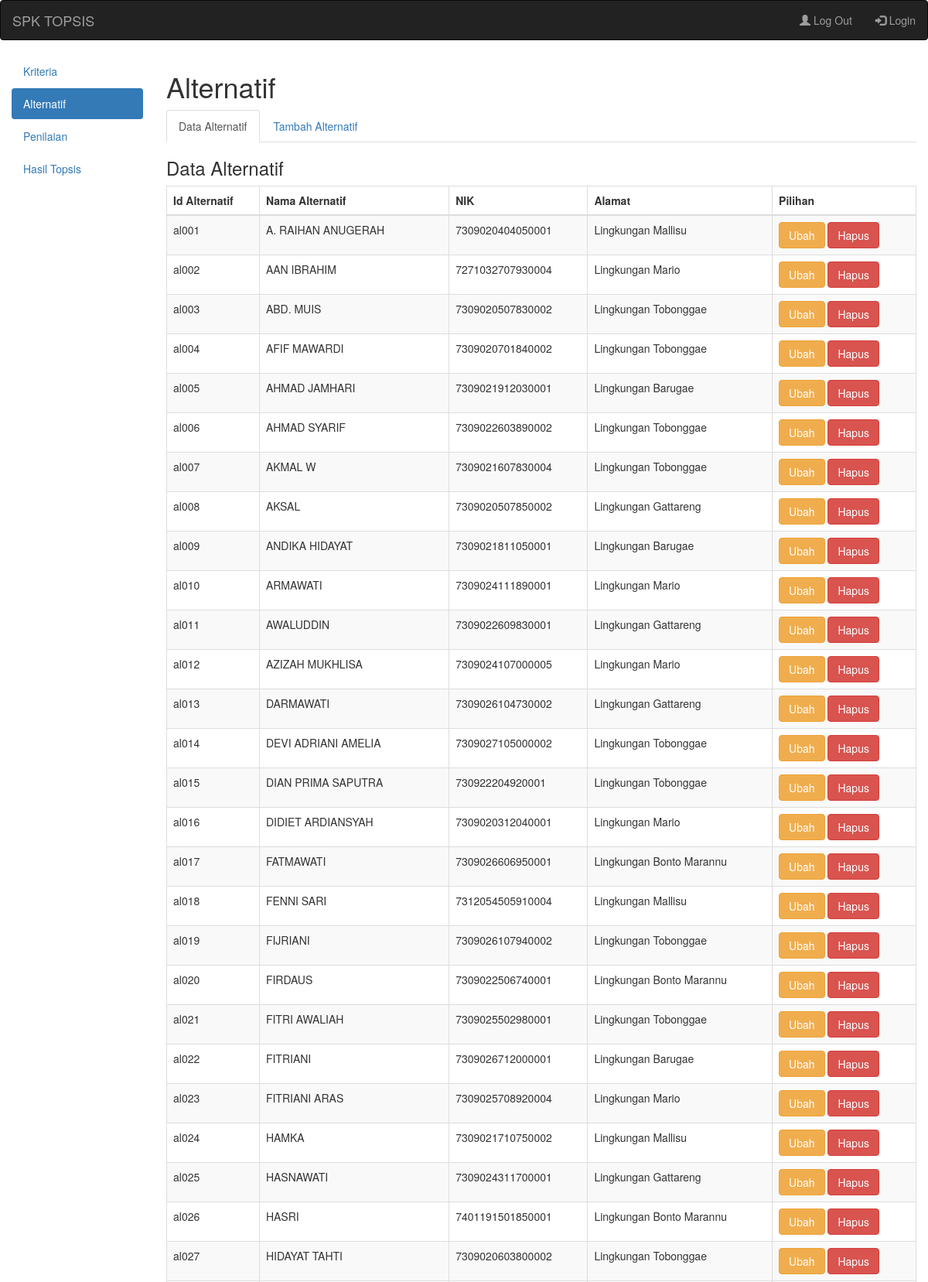
The app's page /?a=alternatif&k=alternatif (upper part) with its own data.
### tables this page shows
CREATE TABLE `alternatif` (
  `id_alternatif` varchar(5) NOT NULL,
  `nm_alternatif` varchar(35) NOT NULL,
  `nik` varchar(30) NOT NULL,
  `alamat` varchar(30) NOT NULL
);

### datakalternatif.php (the view)
<div class="box-header">
    <h3 class="box-title">Data Alternatif</h3>
</div>
<div class="table-responsive">
<table class="table table-bordered table-striped">
<thead>
<tr>
<th>Id Alternatif</th>
<th>Nama Alternatif</th>
<th>NIK</th>
<th>Alamat</th>
<th>Pilihan</th>
</tr>
</thead>
<tbody>
<?php
include ("konfig/koneksi.php");
$s=mysqli_query($k21,"select * from alternatif order by id_alternatif ASC");
while($d=mysqli_fetch_assoc($s)){
?>
<tr>
<td><?php echo $d['id_alternatif']; ?></td>
<td><?php echo $d['nm_alternatif']; ?></td>
<td><?php echo $d['nik']; ?></td>
<td><?php echo $d['alamat']; ?></td>
<td>
<a href="?a=alternatif&k=ubaha&id=<?php echo $d['id_alternatif']; ?>" class="btn btn-warning">Ubah</a>
<a href="hapusalternatif.php?id=<?php echo $d['id_alternatif']; ?>" class="btn btn-danger" onclick="return confirm('Apakah Anda yakin ingin menghapus data ini?')">Hapus</a>
</td>
</tr>
<?php
}
?>
</tbody>
</table>
</div>

### records on screen
alternatif: id_alternatif "al001", nm_alternatif "A. RAIHAN ANUGERAH", nik "7309020404050001", alamat "Lingkungan Mallisu"
alternatif: id_alternatif "al002", nm_alternatif "AAN IBRAHIM", nik "7271032707930004", alamat "Lingkungan Mario"
alternatif: id_alternatif "al003", nm_alternatif "ABD. MUIS", nik "7309020507830002", alamat "Lingkungan Tobonggae"
alternatif: id_alternatif "al004", nm_alternatif "AFIF MAWARDI", nik "7309020701840002", alamat "Lingkungan Tobonggae"
alternatif: id_alternatif "al005", nm_alternatif "AHMAD JAMHARI", nik "7309021912030001", alamat "Lingkungan Barugae"
alternatif: id_alternatif "al006", nm_alternatif "AHMAD SYARIF", nik "7309022603890002", alamat "Lingkungan Tobonggae"
alternatif: id_alternatif "al007", nm_alternatif "AKMAL W", nik "7309021607830004", alamat "Lingkungan Tobonggae"
alternatif: id_alternatif "al008", nm_alternatif "AKSAL", nik "7309020507850002", alamat "Lingkungan Gattareng"
alternatif: id_alternatif "al009", nm_alternatif "ANDIKA HIDAYAT", nik "7309021811050001", alamat "Lingkungan Barugae"
alternatif: id_alternatif "al010", nm_alternatif "ARMAWATI", nik "7309024111890001", alamat "Lingkungan Mario"
alternatif: id_alternatif "al011", nm_alternatif "AWALUDDIN", nik "7309022609830001", alamat "Lingkungan Gattareng"
alternatif: id_alternatif "al012", nm_alternatif "AZIZAH MUKHLISA", nik "7309024107000005", alamat "Lingkungan Mario"
alternatif: id_alternatif "al013", nm_alternatif "DARMAWATI", nik "7309026104730002", alamat "Lingkungan Gattareng"
alternatif: id_alternatif "al014", nm_alternatif "DEVI ADRIANI AMELIA", nik "7309027105000002", alamat "Lingkungan Tobonggae"
alternatif: id_alternatif "al015", nm_alternatif "DIAN PRIMA SAPUTRA", nik "730922204920001", alamat "Lingkungan Tobonggae"
alternatif: id_alternatif "al016", nm_alternatif "DIDIET ARDIANSYAH", nik "7309020312040001", alamat "Lingkungan Mario"
alternatif: id_alternatif "al017", nm_alternatif "FATMAWATI", nik "7309026606950001", alamat "Lingkungan Bonto Marannu"
alternatif: id_alternatif "al018", nm_alternatif "FENNI SARI", nik "7312054505910004", alamat "Lingkungan Mallisu"
alternatif: id_alternatif "al019", nm_alternatif "FIJRIANI", nik "7309026107940002", alamat "Lingkungan Tobonggae"
alternatif: id_alternatif "al020", nm_alternatif "FIRDAUS", nik "7309022506740001", alamat "Lingkungan Bonto Marannu"
alternatif: id_alternatif "al021", nm_alternatif "FITRI AWALIAH", nik "7309025502980001", alamat "Lingkungan Tobonggae"
alternatif: id_alternatif "al022", nm_alternatif "FITRIANI", nik "7309026712000001", alamat "Lingkungan Barugae"
alternatif: id_alternatif "al023", nm_alternatif "FITRIANI ARAS", nik "7309025708920004", alamat "Lingkungan Mario"
alternatif: id_alternatif "al024", nm_alternatif "HAMKA", nik "7309021710750002", alamat "Lingkungan Mallisu"
alternatif: id_alternatif "al025", nm_alternatif "HASNAWATI", nik "7309024311700001", alamat "Lingkungan Gattareng"
alternatif: id_alternatif "al026", nm_alternatif "HASRI", nik "7401191501850001", alamat "Lingkungan Bonto Marannu"
alternatif: id_alternatif "al027", nm_alternatif "HIDAYAT TAHTI", nik "7309020603800002", alamat "Lingkungan Tobonggae"
